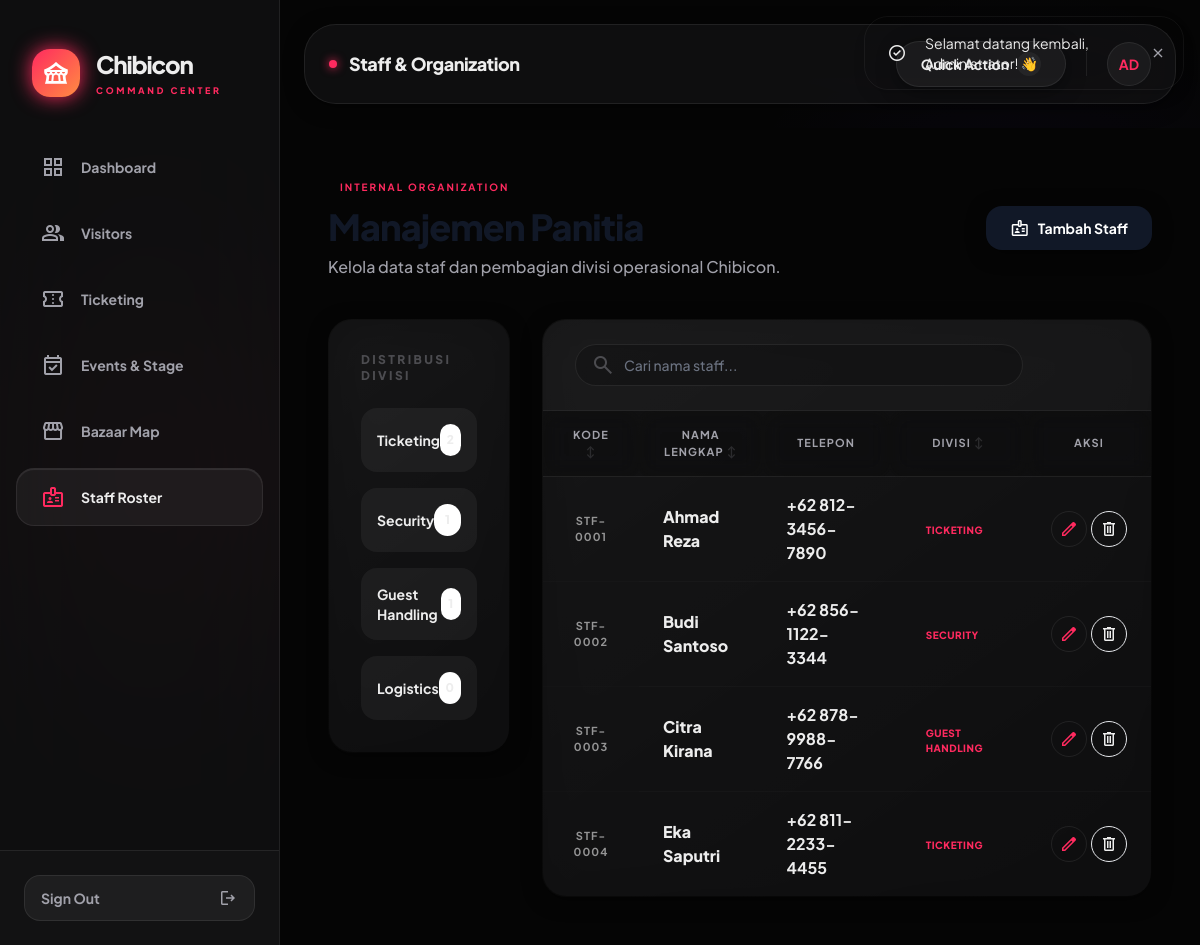
The page /admin/panitia.php (signed in) on the database its author committed.
### tables this page shows
CREATE TABLE Divisi (
    id INT AUTO_INCREMENT PRIMARY KEY,
    nama_divisi VARCHAR(100) NOT NULL
);

CREATE TABLE Panitia (
    id INT AUTO_INCREMENT PRIMARY KEY,
    nama_lengkap VARCHAR(150) NOT NULL,
    telepon VARCHAR(20),
    divisi_id INT,
    FOREIGN KEY (divisi_id) REFERENCES Divisi(id) ON DELETE SET NULL
);

### services/PanitiaService.php (called while the page is built, shortened)
<?php
class PanitiaService {
    private $db;
    public function __construct($db) {
        $this->db = $db;
    }
    public function getAllPanitia($search = "") {
        $where = "";
        $params = [];
        $stmt = $this->db->prepare("
            SELECT p.*, d.nama_divisi as division, CONCAT('STF-', LPAD(p.id, 4, '0')) as staff_code
            FROM Panitia p
            LEFT JOIN Divisi d ON p.divisi_id = d.id
            $where ORDER BY p.nama_lengkap ASC
        ");
        $stmt->execute($params);
        return $stmt->fetchAll();
    }
    public function getDivisions() {
        return $this->db->query("
            SELECT d.nama_divisi as division, d.id as divisi_id, COUNT(p.id) as count
            FROM Divisi d
            LEFT JOIN Panitia p ON d.id = p.divisi_id
            GROUP BY d.id
        ")->fetchAll();
    }
}

### admin/panitia.php (the view, shortened to what this page needs)
<?php
require_once __DIR__ . '/../config/db.php';
require_once __DIR__ . '/../services/PanitiaService.php';
$panitiaService = new PanitiaService($db);
    foreach($staff as $s): ?>
    <?php endforeach;
$search = $_GET['search'] ?? '';
$staff = $panitiaService->getAllPanitia($search);
$divisions = $panitiaService->getDivisions();
include __DIR__ . '/../components/header.php';
?>
<main class="flex-1 p-gutter md:p-container-margin overflow-y-auto bg-surface">
    <div class="mb-10 animate-fade-in-up">
        <div class="flex flex-col lg:flex-row lg:items-center justify-between gap-8">
            <div>
                <div class="flex items-center gap-3 mb-2">
                    <span class="rounded-full px-3 py-1 bg-primary/10 text-primary text-[10px] uppercase tracking-[0.2em] font-bold">Internal Organization</span>
                </div>
                <h2 class="font-extrabold text-4xl tracking-tight text-[#111827]">Manajemen Panitia</h2>
                <p class="text-on-surface-variant mt-2 font-medium">Kelola data staf dan pembagian divisi operasional Chibicon.</p>
            </div>
            <button onclick="openStaffModal()" class="bg-[#111827] text-white font-bold text-sm px-6 py-3 rounded-2xl hover:bg-black transition-all shadow-soft flex items-center gap-2 active:scale-95">
                <span class="material-symbols-outlined text-[20px]">badge</span>
                Tambah Staff
            </button>
        </div>
    </div>
    <div class="grid grid-cols-1 lg:grid-cols-4 gap-8">
        <div class="lg:col-span-1 space-y-6 animate-fade-in-up stagger-1">
            <div class="premium-card-outer">
                <div class="premium-card-inner p-8">
                    <h3 class="font-black text-xs uppercase tracking-[0.2em] text-on-surface-variant mb-6 opacity-40">Distribusi Divisi</h3>
                    <div class="flex flex-col gap-4">
                        <?php foreach($divisions as $div): ?>
                        <div class="flex items-center justify-between p-4 rounded-2xl bg-surface-dim hover:bg-primary/5 transition-colors cursor-default group">
                            <span class="font-bold text-sm text-on-surface group-hover:text-primary transition-colors"><?= htmlspecialchars($div['division']) ?></span>
                            <span class="w-8 h-8 rounded-xl bg-white border border-outline flex items-center justify-center text-xs font-black"><?= $div['count'] ?></span>
                        </div>
                        <?php endforeach; ?>
                    </div>
                </div>
            </div>
        </div>
        <div class="lg:col-span-3 premium-card-outer animate-fade-in-up stagger-2">
            <div class="premium-card-inner overflow-hidden flex flex-col">
                <div class="px-8 py-6 border-b border-outline-variant bg-surface-bright">
                    <div class="relative w-full max-w-md">
                        <span class="material-symbols-outlined absolute left-4 top-1/2 -translate-y-1/2 text-on-surface-variant opacity-40">search</span>
                        <input id="staffSearch" type="text" placeholder="Cari nama staff..." class="w-full pl-12 pr-4 py-2.5 bg-surface-dim border-transparent rounded-xl text-sm font-medium focus:bg-white focus:ring-4 focus:ring-primary/5 transition-all">
                    </div>
                </div>
                <div class="overflow-x-auto">
                    <table class="premium-table" id="staffTable">
                        <thead>
                            <tr>
                                <th onclick="sortTable(0)" class="cursor-pointer group w-24">Kode <span class="sort-icon opacity-20 group-hover:opacity-100 transition-opacity">↕</span></th>
                                <th onclick="sortTable(1)" class="cursor-pointer group">Nama Lengkap <span class="sort-icon opacity-20 group-hover:opacity-100 transition-opacity">↕</span></th>
                                <th>Telepon</th>
                                <th onclick="sortTable(3)" class="cursor-pointer group">Divisi <span class="sort-icon opacity-20 group-hover:opacity-100 transition-opacity">↕</span></th>
                                <th class="text-center">Aksi</th>
                            </tr>
                        </thead>
                        <tbody id="tbody-staff">
                            <?php foreach($staff as $s): ?>
                            <tr class="group">
                                <td class="text-center font-bold text-[11px] tracking-widest text-on-surface-variant opacity-60"><?= $s['staff_code'] ?></td>
                                <td class="font-extrabold text-[#111827]"><?= htmlspecialchars($s['nama_lengkap']) ?></td>
                                <td class="font-bold text-on-surface-variant"><?= htmlspecialchars($s['telepon']) ?></td>
                                <td>
                                    <span class="inline-flex items-center px-3 py-1 rounded-full text-[10px] font-black uppercase tracking-wider bg-primary/10 text-primary">
                                        <?= htmlspecialchars($s['division']) ?>
                                    </span>
                                </td>
                                <td class="text-center">
                                    <div class="flex items-center justify-center gap-1">
                                        <button onclick='editStaff(<?= htmlspecialchars(json_encode($s), ENT_QUOTES) ?>)' class="w-9 h-9 rounded-xl hover:bg-primary/10 text-primary transition-all flex items-center justify-center active:scale-90 border border-outline">
                                            <span class="material-symbols-outlined text-[20px]">edit</span>
                                        </button>
                                        <form action="" method="POST" class="inline delete-form">
                                            <button type="submit" class="w-9 h-9 rounded-xl hover:bg-error/10 text-error transition-all flex items-center justify-center active:scale-90 border border-error/20">
                                                <span class="material-symbols-outlined text-[20px]">delete</span>
                                            </button>
                                        </form>
                                    </div>
                                </td>
                            </tr>
                            <?php endforeach; ?>
                        </tbody>
                    </table>
                </div>
            </div>
        </div>
    </div>
</main>
</body>
</html>

### assets/css/app.css (style rules this page uses)
body { -webkit-font-smoothing: antialiased; -moz-osx-font-smoothing: grayscale; text-rendering: optimizeLegibility; background-color: var(--bg-surface); background-image: var(--bg-gradient); background-attachment: fixed; color: var(--text-main); }
.animate-fade-in-up { opacity: 0; animation: fadeInUp 0.8s var(--premium-bezier) forwards; }
.stagger-1 { animation-delay: 0.05s; }
.stagger-2 { animation-delay: 0.1s; }
.premium-card-outer { background: linear-gradient(145deg, var(--bg-surface-dim) 0%, transparent 100%); padding: 1px; border-radius: 24px; box-shadow: var(--shadow-soft); transition: transform 0.4s var(--premium-bezier), box-shadow 0.4s var(--premium-bezier); }
.premium-card-inner { background: var(--glass-bg); backdrop-filter: blur(24px); -webkit-backdrop-filter: blur(24px); border-radius: 23px; height: 100%; width: 100%; }
.premium-table { width: 100%; border-collapse: separate; border-spacing: 0; }
.premium-table th { background: var(--table-th-bg); color: var(--text-muted); font-weight: 700; text-transform: uppercase; font-size: 11px; letter-spacing: 0.1em; padding: 16px 24px; border-bottom: 1px solid var(--glass-border); backdrop-filter: blur(10px); }
.premium-table td { padding: 16px 24px; border-bottom: 1px solid var(--bg-surface-bright); vertical-align: middle; color: var(--text-main); transition: background-color 0.2s ease; }
.premium-table tr:last-child td { border-bottom: none; }
input[type="text"], input[type="number"], input[type="email"], input[type="datetime-local"], select { background: var(--input-bg) !important; border: 1px solid var(--glass-border) !important; color: var(--input-text) !important; transition: all 0.3s var(--premium-bezier); }
button, a { outline: none; -webkit-tap-highlight-color: transparent; }

### rows shown on the page
divisi: nama_divisi "Ticketing"
divisi: nama_divisi "Security"
divisi: nama_divisi "Guest Handling"
divisi: nama_divisi "Logistics"
panitia: staff_code "STF-0001", nama_lengkap "Ahmad Reza", telepon "+62 812-3456-7890", divisi.nama_divisi "TICKETING"
panitia: staff_code "STF-0002", nama_lengkap "Budi Santoso", telepon "+62 856-1122-3344", divisi.nama_divisi "SECURITY"
panitia: staff_code "STF-0003", nama_lengkap "Citra Kirana", telepon "+62 878-9988-7766", divisi.nama_divisi "GUEST HANDLING"
panitia: staff_code "STF-0004", nama_lengkap "Eka Saputri", telepon "+62 811-2233-4455", divisi.nama_divisi "TICKETING"

### other values the page prints
$page_title "Staff & Organization"
substr($u['name'] ?? 'AD', 0, 2) "AD"
$toast_msg "Selamat datang kembali, Administrator! 👋"
